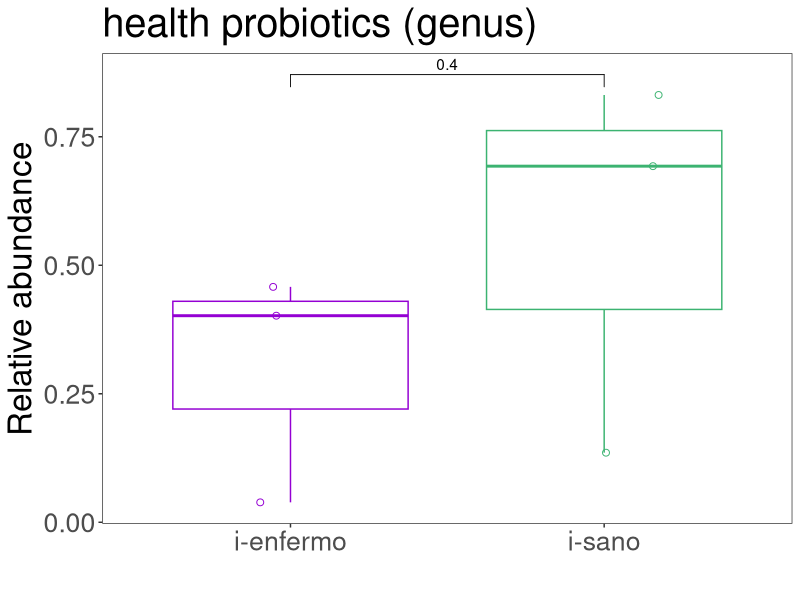
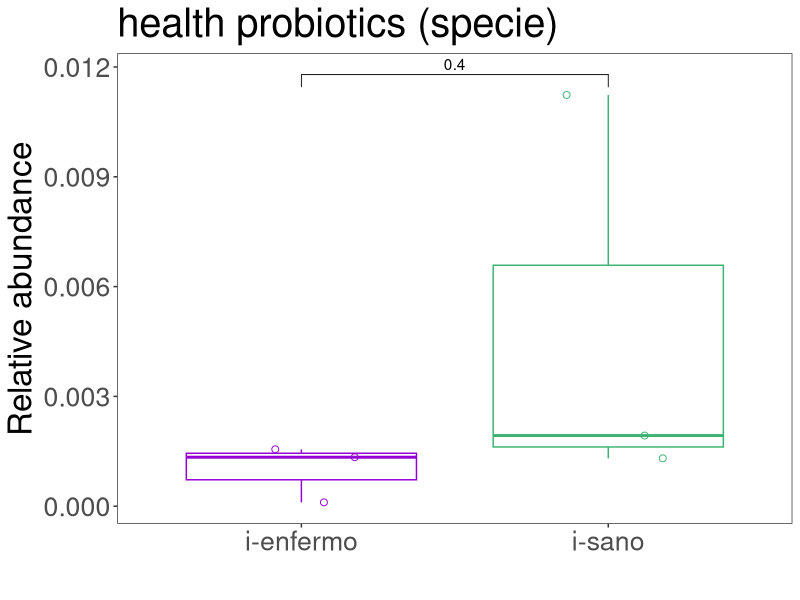
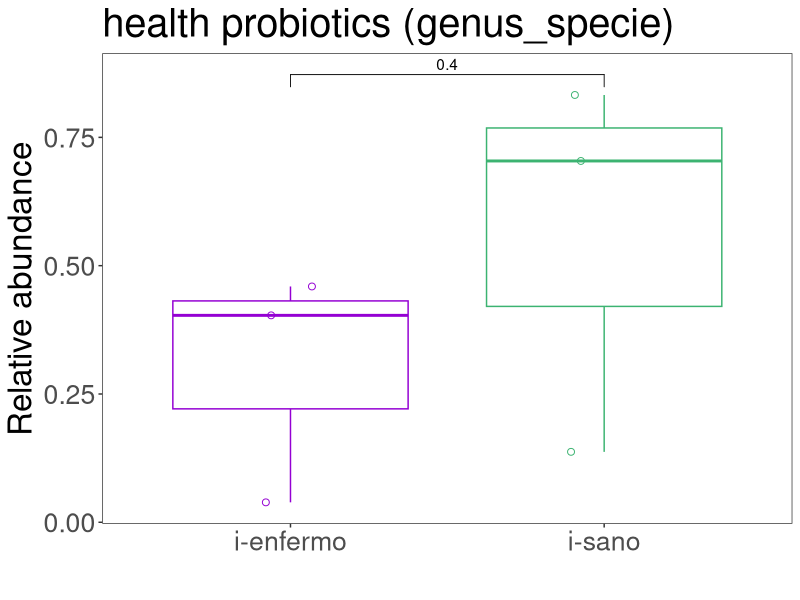

Write the R code that produced these figures, in order.
#!/usr/bin/env Rscript
## Purpose of script: Boxplot with Wilcoxon test
## Last modification: 31.05.2020
## Author: luigui gallardo-becerra (bfllg77@gmail.com)

# Package installation
#install.packages("dplyr")
#install.packages("ggplot2")
#install.packages("ggpubr")
library("dplyr")
library("ggplot2")
library("ggpubr")

# Genus
# Data input
table_health_genus <- read.table(file = "./health_probiotics_genus.txt",
    sep = '\t',
    header = TRUE,
    row.names = 1)

# Define colors
colors <- c("darkviolet", "mediumseagreen")

# Boxplot
p_value <- list(c("i-sano", "i-enfermo"))
boxplot <- ggplot(table_health_genus, 
    aes(x = group,
    y = average)) +
geom_boxplot(aes(color = group),
    outlier.shape = NA) +
geom_point(aes(color = group),
    size = 2,
    shape = 21,
    position = position_jitterdodge()) +
theme_test() +
theme(legend.position = "none") +
labs(x = "",
    y = "Relative abundance",
    title = "health probiotics (genus)") +
scale_color_manual(values = colors) +
theme(text = element_text(size = 24),
    axis.title.y = element_text(size = 24)) +
stat_compare_means(comparisons = p_value,
    method = "wilcox.test") +
theme(text = element_text(size = 24),
    axis.title.y = element_text(size = 24))

# Creation of pdf
pdf(file = "health_probiotics_genus.pdf")
    print(boxplot)
dev.off()

# Specie
# Data input
table_health_specie <- read.table(file = "./health_probiotics_specie.txt",
    sep = '\t',
    header = TRUE,
    row.names = 1)

# Define colors
colors <- c("darkviolet", "mediumseagreen")

# Boxplot
p_value <- list(c("i-sano", "i-enfermo"))
boxplot <- ggplot(table_health_specie, 
    aes(x = group,
    y = average)) +
geom_boxplot(aes(color = group),
    outlier.shape = NA) +
geom_point(aes(color = group),
    size = 2,
    shape = 21,
    position = position_jitterdodge()) +
theme_test() +
theme(legend.position = "none") +
labs(x = "",
    y = "Relative abundance",
    title = "health probiotics (specie)") +
scale_color_manual(values = colors) +
theme(text = element_text(size = 24),
    axis.title.y = element_text(size = 24)) +
stat_compare_means(comparisons = p_value,
    method = "wilcox.test") +
theme(text = element_text(size = 24),
    axis.title.y = element_text(size = 24))

# Creation of pdf
pdf(file = "health_probiotics_specie.pdf")
    print(boxplot)
dev.off()

# Genus-specie
# Data input
table_health_genus_specie <- read.table(file = "./health_probiotics_genus-specie.txt",
    sep = '\t',
    header = TRUE,
    row.names = 1)

# Define colors
colors <- c("darkviolet", "mediumseagreen")

# Boxplot
p_value <- list(c("i-sano", "i-enfermo"))
boxplot <- ggplot(table_health_genus_specie, 
    aes(x = group,
    y = average)) +
geom_boxplot(aes(color = group),
    outlier.shape = NA) +
geom_point(aes(color = group),
    size = 2,
    shape = 21,
    position = position_jitterdodge()) +
theme_test() +
theme(legend.position = "none") +
labs(x = "",
    y = "Relative abundance",
    title = "health probiotics (genus_specie)") +
scale_color_manual(values = colors) +
theme(text = element_text(size = 24),
    axis.title.y = element_text(size = 24)) +
stat_compare_means(comparisons = p_value,
    method = "wilcox.test") +
theme(text = element_text(size = 24),
    axis.title.y = element_text(size = 24))

# Creation of pdf
pdf(file = "health_probiotics_genus_specie.pdf")
    print(boxplot)
dev.off()
